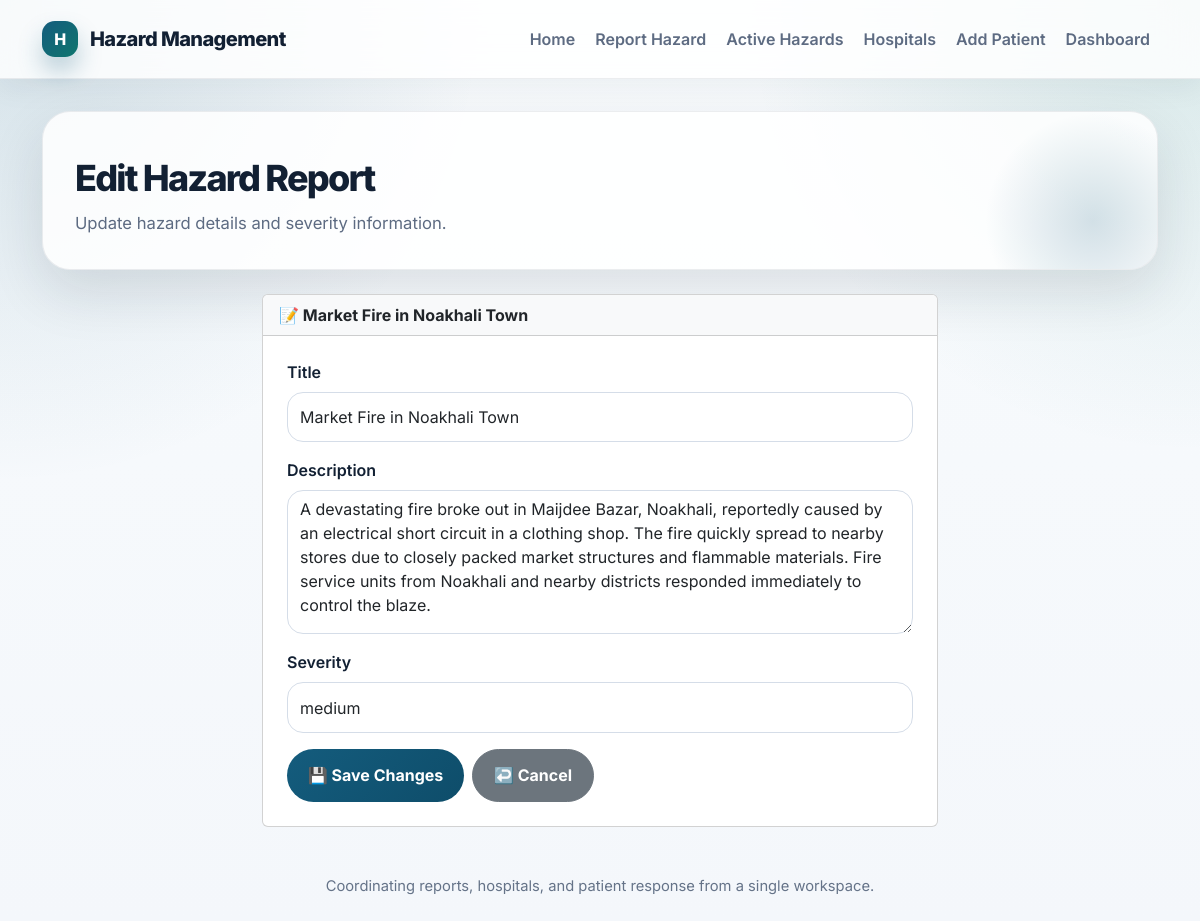
/hazard/9/edit/, run on the app's committed database.
### Core/models.py (models this page shows, shortened)
class HazardReport(models.Model):
    SEVRITY_CHOICES=[
        ('Low','low'),
        ('Medimu','medium'),
        ('High','high')
    ]
    user = models.ForeignKey(
        settings.AUTH_USER_MODEL,
        on_delete=models.CASCADE
    )
    title = models.CharField(max_length=200)
    description = models.TextField()
    created_at = models.DateTimeField(auto_now_add=True)
    servity = models.CharField(max_length=100,choices=SEVRITY_CHOICES)
    status = models.CharField(
        max_length=20,
        choices=[
            ('active', 'Active'),
           ('resolved', 'Resolved')
        ],
        default='active',
    )

### Core/views.py (the view)
# urls.py: path('hazard/<int:id>/edit/',views.edit_hazard,name="edit_hazard"),
def edit_hazard(request, id):
    hazard = get_object_or_404(HazardReport, id=id)
    if request.method == 'POST':
        form = HazardReportForm(request.POST, instance=hazard)
        if form.is_valid():
            form.save()
            return redirect('hazard_detail', id=hazard.id)
    else:
        form = HazardReportForm(instance=hazard)
    return render(request, 'edit_hazard.html', {'form': form, 'hazard': hazard})

### Core/forms.py
class HazardReportForm(forms.ModelForm):
    class Meta:
        model = HazardReport
        fields=['title','description','servity']
        widgets ={
            'title':forms.TextInput(attrs={
                'class':'form-control',
                'placeholder':'Enter hazard title'
            }),
            'description':forms.Textarea(attrs={
                'class':'form-control',
                'placeholder':'Describe the hazard',
                'rows':4
            }),
            'servity':forms.Select(attrs={
                'class':'form-select'
            })
        }

### Core/templates/edit_hazard.html (shortened to what this page needs)
{% extends 'base.html' %}
{% block content %}
<section class="hero-panel mb-4">
    <h1 class="page-title">Edit Hazard Report</h1>
    <p class="page-subtitle mb-0">Update hazard details and severity information.</p>
</section>
<section class="container" style="max-width: 700px;">
    <div class="card">
        <div class="card-header bg-light">
            <strong>📝 {{ hazard.title }}</strong>
        </div>
        <div class="card-body p-4">
            <form method="post">
                <div class="mb-3">
                    <label for="{{ form.title.id_for_label }}" class="form-label">Title</label>
                    {{ form.title }}
                </div>
                <div class="mb-3">
                    <label for="{{ form.description.id_for_label }}" class="form-label">Description</label>
                    {{ form.description }}
                </div>
                <div class="mb-3">
                    <label for="{{ form.servity.id_for_label }}" class="form-label">Severity</label>
                    {{ form.servity }}
                </div>
                <div class="d-flex gap-2">
                    <button type="submit" class="btn btn-primary">
                        💾 Save Changes
                    </button>
                    <a href="{% url 'hazard_detail' hazard.id %}" class="btn btn-secondary">
                        ↩️ Cancel
                    </a>
                </div>
            </form>
        </div>
    </div>
</section>
{% endblock %}

### Core/templates/base.html (style rules this page uses)
:root { --bg: #f4f7fb; --surface: rgba(255, 255, 255, 0.84); --surface-strong: #ffffff; --text: #122033; --muted: #5d6b82; --primary: #145c7d; --primary-soft: rgba(20, 92, 125, 0.14); --accent: #0f766e; --danger: #c2410c; --border: rgba(18, 32, 51, 0.08); --shadow: 0 22px 55px rgba(18, 32, 51, 0.12); }
* { box-sizing: border-box; }
body { margin: 0; min-height: 100vh; font-family: 'Inter', sans-serif; color: var(--text); background: radial-gradient(circle at top left, rgba(20, 92, 125, 0.16), transparent 32%), radial-gradient(circle at top right, rgba(15, 118, 110, 0.14), transparent 30%), linear-gradient(180deg, #f8fbfd 0%, var(--bg) 100%); }
.hero-panel, .surface-card, .info-panel { background: var(--surface); border: 1px solid var(--border); border-radius: 28px; box-shadow: var(--shadow); }
.hero-panel { padding: 2rem; overflow: hidden; position: relative; }
.hero-panel::after { content: ''; position: absolute; inset: auto -3rem -4rem auto; width: 14rem; height: 14rem; border-radius: 50%; background: radial-gradient(circle, rgba(20, 92, 125, 0.18), transparent 68%); pointer-events: none; }
.page-title { margin: 1rem 0 0.75rem; font-size: clamp(2rem, 3vw, 3.4rem); font-weight: 800; letter-spacing: -0.05em; line-height: 1.02; }
.page-subtitle { max-width: 62ch; color: var(--muted); font-size: 1.04rem; line-height: 1.7; }
.form-label { font-weight: 600; color: var(--text); }
.form-control, .form-select { min-height: 3.15rem; border-radius: 16px; border: 1px solid #d5dde8; background: rgba(255, 255, 255, 0.9); box-shadow: none; }
textarea.form-control { min-height: 9rem; }
.btn { border-radius: 999px; font-weight: 700; padding: 0.85rem 1.3rem; }
.btn-primary, .btn-success, .btn-danger, .btn-info, .btn-outline-primary, .btn-outline-secondary { border: 0; }
.btn-primary { background: linear-gradient(135deg, var(--primary), #0e4d6a); }

### data on the page
HazardReport: title "Market Fire in Noakhali Town", description "A devastating fire broke out in Maijdee Bazar, Noakhali, reportedly caused by an electrical short circuit in a clothing shop. The fire quickly spread to nearby stores due to closely packed market structures and flammable materials. Fire service units from Noakhali and nearby districts responded immediately to control the blaze.", servity "medium"
